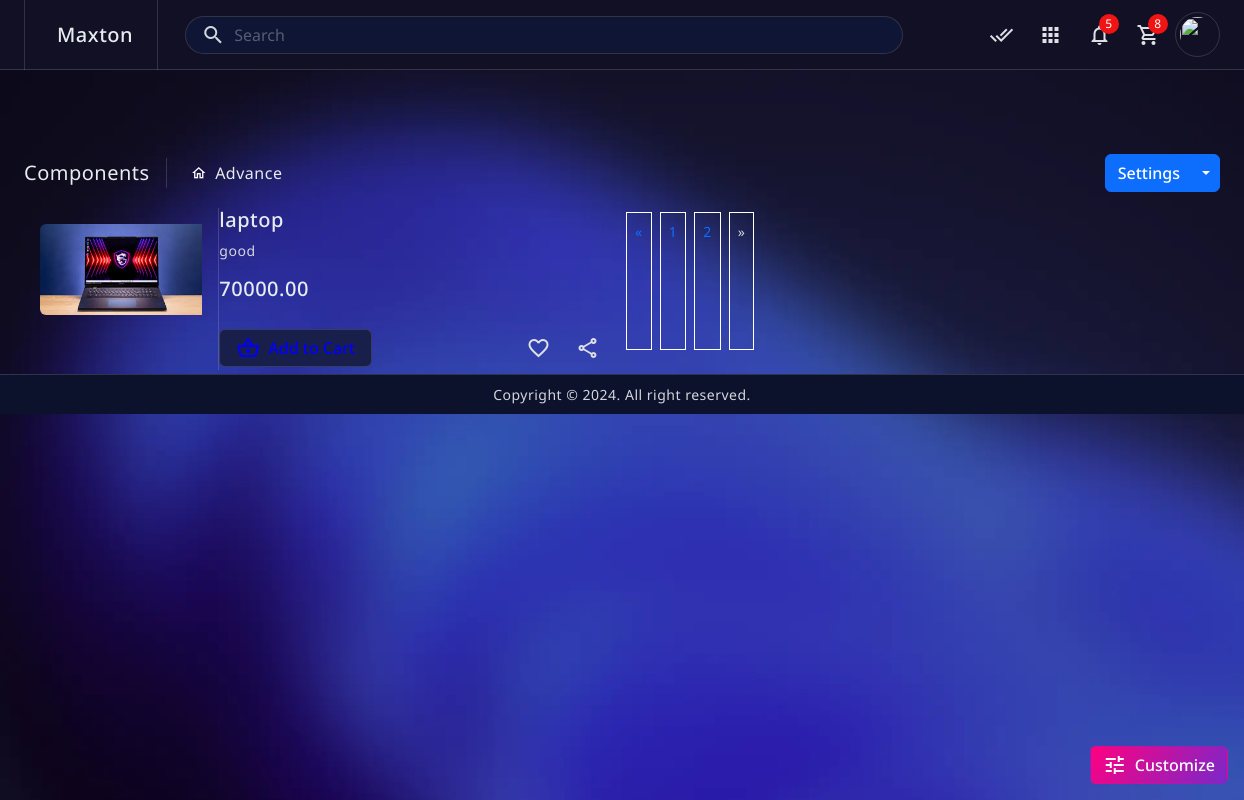
Page /?page=2 (signed in) on the committed database.
### management/models.py (models this page shows, shortened)
class Product(models.Model):
    category = models.ForeignKey(Category, on_delete=models.CASCADE)
    product_name = models.CharField(max_length=100)
    description = models.TextField()
    price = models.DecimalField(max_digits=10,decimal_places=2)
    product_image = models.ImageField(upload_to='product_image/')
    tags = models.ManyToManyField(Tag, blank=True, null=True)
    rating = models.PositiveIntegerField(choices=[(i, i) for i in range(1, 6)])
    vendor = models.ForeignKey(Vendor, on_delete=models.PROTECT, null=True, blank=True)
    date = models.DateTimeField(auto_now_add=True)
    created_at = models.DateTimeField(auto_now_add=True)

### customer/views.py (the view)
# urls.py: path('',dasboard,name='dasboard'),
@login_required(login_url='/signin/')
def dasboard(requst):
    all_products = Product.objects.all()
    paginator = Paginator(all_products, 4)  # Paginate with 2 items per page
    page = requst.GET.get('page', 1)  # Get page number from request
    try:
        all_products = paginator.page(page)  # ✅ Correct usage
    except PageNotAnInteger:
        all_products = paginator.page(1)  # ✅ Correct usage
    except EmptyPage:
        all_products = paginator.page(paginator.num_pages)  # ✅ Correct usage
    context = {
        'all_products' : all_products,
    }
    return render(requst, 'customer/dasboard.html', context)

### customer/templates/customer/dasboard.html (shortened to what this page needs)
{% extends 'customer/base.html' %}
{% block content %}
<main class="main-wrapper">
    <div class="main-content">
        <div class="page-breadcrumb d-none d-sm-flex align-items-center mb-3">
            <div class="breadcrumb-title pe-3">Components</div>
            <div class="ps-3">
                <nav aria-label="breadcrumb">
                    <ol class="breadcrumb mb-0 p-0">
                        <li class="breadcrumb-item active" aria-current="page">Advance</li>
                    </ol>
                </nav>
            </div>
            <div class="ms-auto">
                <div class="btn-group">
                    <button type="button" class="btn btn-primary">Settings</button>
                    <button type="button" class="btn btn-primary split-bg-primary dropdown-toggle dropdown-toggle-split"
                        data-bs-toggle="dropdown"> <span class="visually-hidden">Toggle Dropdown</span>
                    </button>
                </div>
            </div>
        </div>
        <div class="row row-cols-1 row-cols-xl-2">
            {% for all in all_products %}
            <div class="col">
                <div class="cart">
                    <div class="row g-0">
                        <div class="col-md-4 border-end">
                            <div class="p-3">
                                <img src="{{all.product_image.url}}" class="w-100 rounded-start" alt="...">
                            </div>
                        </div>
                        <div class="col-md-8">
                            <div class="cart-body">
                                <h5 class="cart-title">{{all.product_name}}</h5>
                                <p class="cart-text">{{all.description}}
                                </p>
                                <h5>{{all.price}}</h5>
                                <div class="mt-4 d-flex align-items-center justify-content-between">
                                    <div class="d-flex gap-2">
                                        <a href="{% url 'add_to_cart' all.id %}" style="text-decoration: none;">
                                            <button style="color: blue;" class="btn btn-light d-flex gap-2 px-3">
                                                <i class="material-icons-outlined">shopping_basket</i>Add to Cart
                                            </button>
                                        </a>
                                    </div>
                                    <div class="d-flex gap-1">
                                        <a href="javascript:;" class="sharelink"><i
                                                class="material-icons-outlined">favorite_border</i></a>
                                        <div class="dropdown position-relative">
                                            <a href="javascript:;"
                                                class="sharelink dropdown-toggle dropdown-toggle-nocaret"
                                                data-bs-auto-close="outside" data-bs-toggle="dropdown"><i
                                                    class="material-icons-outlined">share</i></a>
                                        </div>
                                    </div>
                                </div>
                            </div>
                        </div>
                    </div>
                </div>
            </div>
            {% endfor %}
            {% if all_products.has_other_pages %}
            <ul class="pagination">
                {% if all_products.has_previous %}
                <li><a href="?page={{ all_products.previous_page_number }}">&laquo;</a></li>
                {% else %}
                <li class="disabled"><span>&laquo;</span></li>
                {% endif %}
                {% for i in all_products.paginator.page_range %}
                {% if users.number == i %}
                <li class="active-pagination"><span>{{ i }} <span class="sr-only"></span></span></li>
                {% else %}
                <li><a href="?page={{ i }}">{{ i }}</a></li>
                {% endif %}
                {% endfor %}
                {% if users.has_next %}
                <li><a href="?page={{ all_products.next_page_number }}">&raquo;</a></li>
                {% else %}
                <li class="disabled"><span>&raquo;</span></li>
                {% endif %}
            </ul>
            {% endif %}
        </div>
</main>
{% endblock %}

### static/customer/sass/main.css (style rules this page uses)
body { position: relative; font-size: 14px; font-family: "Noto Sans", sans-serif; letter-spacing: 0.5px; background-color: #eff1f3; }
.main-wrapper { margin-top: 70px; padding-bottom: 20px; margin-left: 0px; transition: ease-out 0.3s; }
.main-wrapper .main-content { padding: 1.5rem; }
.main-wrapper .main-content .breadcrumb-title { font-size: 20px; border-right: 1.5px solid #aaa4a4; }
.main-wrapper .main-content .page-breadcrumb .breadcrumb li.breadcrumb-item { font-size: 16px; }
.main-wrapper .main-content .page-breadcrumb .breadcrumb-item + .breadcrumb-item::before { display: inline-block; padding-right: 0.5rem; font-family: "Material Icons Outlined"; content: "\e88a"; }
.main-wrapper .main-content .sharelink { display: flex; align-items: center; justify-content: center; color: #494949; width: 45px; height: 45px; border-radius: 50%; transition: all 0.3s; }
.dropdown-toggle-nocaret:after { display: none; }

### static/customer/sass/blue-theme.css (style rules this page uses)
[data-bs-theme=blue-theme] body { --bs-heading-color: #e6ecf0; --bs-body-color: #d3d7dc; --bs-body-bg: #0f1535; --bs-body-bg-2: #181f4a; --bs-transparent-bg: rgba(255, 255, 255, 0.10); --bs-border-color-translucent: rgba(226, 232, 240, 0.15); --bs-border-color: rgba(255, 255, 255, 0.15); --sticky-header-bg: rgba(255, 255, 255, 0.45); --bs-disabled-bg: #4b5481; --bs-tertiary-bg: #181f4a; --bs-card-bg: #070c29; background-image: url(../assets/images/bg-themes/body-background-1.webp); background-attachment: fixed; background-size: cover; background-repeat: no-repeat; background-color: transparent; color: var(--bs-body-color); background-color: var(--bs-body-bg-2); }
[data-bs-theme=blue-theme] body .main-wrapper .main-content .sharelink { color: #dee2e6; }
[data-bs-theme=blue-theme] body .page-breadcrumb .breadcrumb-item.active { color: var(--bs-heading-color); }
[data-bs-theme=blue-theme] body .page-breadcrumb .breadcrumb-title { color: var(--bs-heading-color); font-size: 20px; border-right: 1.5px solid; border-color: var(--bs-border-color); }
[data-bs-theme=blue-theme] body .page-breadcrumb .breadcrumb-item + .breadcrumb-item::before { color: #fff; }
[data-bs-theme=blue-theme] body .btn-light { color: var(--bs-body-color); background-color: var(--bs-body-bg-2); border-color: var(--bs-border-color-translucent); }

### customer/templates/customer/dasboard.html (style rules this page uses)
.pagination li { padding: 8px; border: 1px solid white; margin: 4px; float: right; }

### rows in the picture
Product: product_image (picture), product_name "laptop", description "good", price "70000.00"

### other values in the picture
{{ i }} "1" "2"
